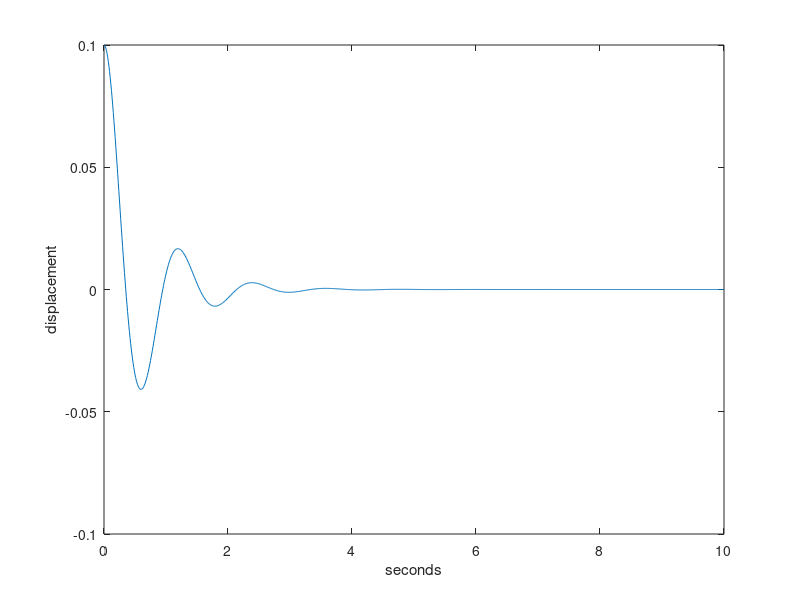

Recreate this plot in MATLAB.
m = 100;
k = 3000;
c = 300;
V0 = 0;
x0 = 0.10;
t = 0:0.01:10;

Wn = sqrt(k/m)

Ccr = 2*sqrt(k*m)

Z = c /Ccr

Wd = Wn*sqrt(1-(Z^2))
A = (1/Wd)*sqrt(((V0+(Z*Wn*x0))^2) + ((x0*Wd)^2))

Phi = atan((x0*Wd) / (V0+(Z*Wn*x0)))
x1 = A*exp(-1*Z*Wn.*t);
x2 = (sin((Wd.*t)+Phi));
x = ones(1,length(t));
for j = 1: length(t)
    x(j) = A*exp(-1*Z*Wn.*t(j))*(sin((Wd.*t(j))+Phi));
end
% xTemp(t) = A*exp(-1*Z*Wn.*t).*(sin((Wd.*t)+Phi))

plot(t,x);

xlabel('seconds');
ylabel('displacement');
